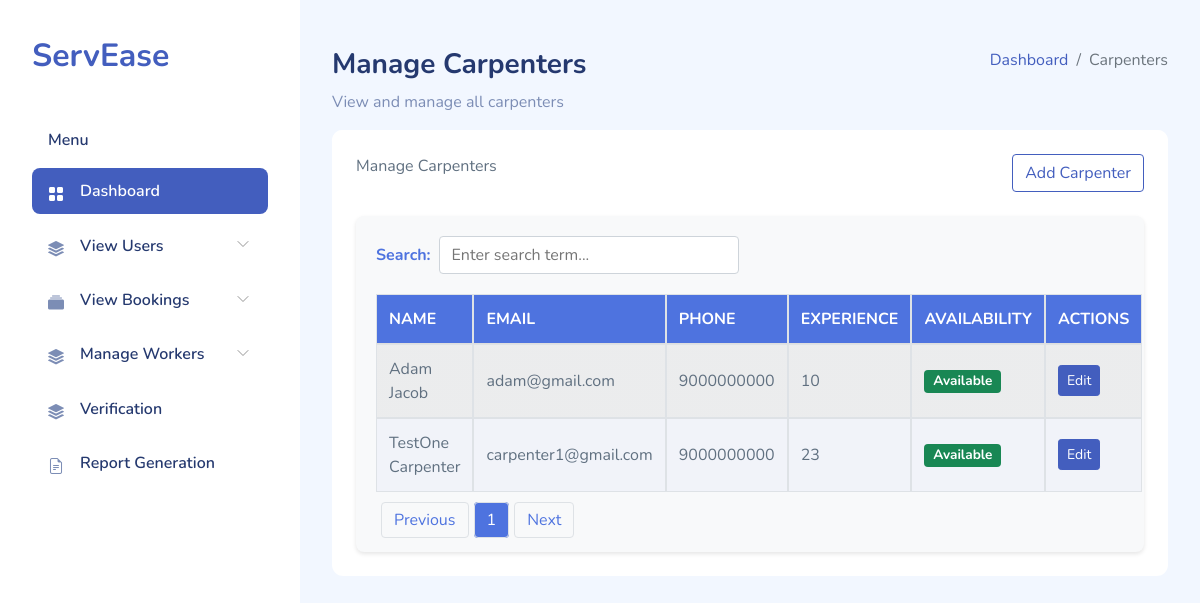
/manage_carpenters/, run on the app's committed database.
### Home_app/models.py (models this page shows)
class Carpenter(models.Model):
    carpenter_id = models.AutoField(primary_key=True)
    user_id = models.ForeignKey(Users, on_delete=models.CASCADE)
    skill_id = models.ForeignKey(Skill, on_delete=models.CASCADE)
    experience = models.IntegerField()
    availability = models.IntegerField(default=0)
    district = models.CharField(max_length=20, blank=True)
    firstname = models.CharField(max_length=50)
    lastname = models.CharField(max_length=50)
    place=models.CharField(max_length=30, blank=True)
    email = models.EmailField()
    phone = models.CharField(max_length=15)
    profilepic = models.ImageField(upload_to='carpenter_pic', null=True, blank=True)
    address = models.TextField()

### Home_app/views.py (the view)
# urls.py: path('manage_carpenters/', views.manage_carpenters, name='manage_carpenters'),
def manage_carpenters(request):
    carpenters = Carpenter.objects.all()  # Fetch all carpenters from the database
    return render(request, 'admin_temp/manage_carpenters.html', {'carpenters': carpenters})

### templates/admin_temp/manage_carpenters.html (shortened to what this page needs)
{% load static %}
<!DOCTYPE html>
<html lang="en">
<head>
    <link rel="stylesheet" href="{% static 'adm_assets/css/bootstrap.css' %}">
    <link rel="stylesheet" href="{% static 'adm_assets/vendors/iconly/bold.css'%}">
    <link rel="stylesheet" href="{% static 'adm_assets/vendors/perfect-scrollbar/perfect-scrollbar.css' %}">
    <link rel="stylesheet" href="{% static 'adm_assets/vendors/bootstrap-icons/bootstrap-icons.css' %}">
    <link rel="stylesheet" href="{% static 'adm_assets/css/app.css' %}">
    <link rel="stylesheet" href="https://cdn.jsdelivr.net/npm/bootstrap-icons@1.7.2/font/bootstrap-icons.css">
</head>
<body>
    <div id="app">
        <div id="sidebar" class="active">
            <div class="sidebar-wrapper active">
                <div class="sidebar-header">
                    <div class="d-flex justify-content-between">
                        <div class="logo">
                            <a href="#">ServEase</a>
                        </div>
                    </div>
                </div>
<div class="sidebar-menu">
    <ul class="menu">
        <li class="sidebar-title">Menu</li>
        <li class="sidebar-item active ">
            <a href="{% url 'dashboard' %}" class='sidebar-link'>
                <i class="bi bi-grid-fill"></i>
                <span>Dashboard</span>
            </a>
        </li>
        <li class="sidebar-item  has-sub">
            <a href="#" class='sidebar-link'>
                <i class="bi bi-stack"></i>
                <span>View Users</span>
            </a>
        </li>
        <li class="sidebar-item  has-sub">
            <a href="#" class='sidebar-link'>
                <i class="bi bi-collection-fill"></i>
                <span>View Bookings</span>
            </a>
        </li>
        <li class="sidebar-item  has-sub">
            <a href="#" class='sidebar-link'>
                <i class="bi bi-stack"></i>
                <span>Manage Workers</span>
            </a>
        </li>
        <li class="sidebar-item ">
            <a href="{%url 'view_verification'%}" class='sidebar-link'>
                <i class="bi bi-stack"></i>
                <span>Verification</span>
            </a>
        </li>
        <li class="sidebar-item ">
            <a href="{% url 'report_generation' %}" class='sidebar-link'>
                <i class="bi bi-file-earmark-text"></i>
                <span>Report Generation</span>
            </a>
        </li>
</div>
</div>
</div>
        <div id="main">
            <div class="page-heading">
                <div class="page-title">
                    <div class="row">
                        <div class="col-12 col-md-6 order-md-1 order-last">
                            <h3>Manage Carpenters</h3>
                            <p class="text-subtitle text-muted">View and manage all carpenters</p>
                        </div>
                        <div class="col-12 col-md-6 order-md-2 order-first">
                            <nav aria-label="breadcrumb" class="breadcrumb-header float-start float-lg-end">
                                <ol class="breadcrumb">
                                    <li class="breadcrumb-item"><a href="{% url 'dashboard' %}">Dashboard</a></li>
                                    <li class="breadcrumb-item active" aria-current="page">Carpenters</li>
                                </ol>
                            </nav>
                        </div>
                    </div>
                </div>
                <section class="section">
                    <div class="card">
                        <div class="card-header">
                            Manage Carpenters
                            <a href="{%url 'add_carpenter'%}" class="btn btn-outline-primary float-start float-lg-end">
                                Add Carpenter
                            </a>
                        </div>
                        <div class="card-body">
                            <table class="table table-striped table-loading" id="table1" style="width:100%">
                                <thead>
                                    <tr>
                                        <th>Name</th>
                                        <th>Email</th>
                                        <th>Phone</th>
                                        <th>Experience</th>
                                        <th>Availability</th>
                                        <th>Actions</th>
                                    </tr>
                                </thead>
                                <tbody>
                                    {% for carpenter in carpenters %}
                                    <tr>
                                        <td>{{ carpenter.firstname }} {{ carpenter.lastname }}</td>
                                        <td>{{ carpenter.email }}</td>
                                        <td>{{ carpenter.phone }}</td>
                                        <td>{{ carpenter.experience }}</td>
                                        <td>
                                            {% if carpenter.availability %}
                                                <span class="badge bg-success">Available</span>
                                            {% else %}
                                                <span class="badge bg-danger">Not Available</span>
                                            {% endif %}
                                        </td>
                                        <td>
                                            <a href="{% url 'edit_carpenter' carpenter.carpenter_id %}" class="btn btn-primary btn-sm">Edit</a>
                                        </td>
                                    </tr>
                                    {% empty %}
                                    <tr>
                                        <td colspan="6">No carpenters found.</td>
                                    </tr>
                                    {% endfor %}
                                </tbody>
                            </table>
                        </div>
                    </div>
                </section>
            </div>
        </div>
    </div>
</body>
</html>

### static/adm_assets/css/app.css (style rules this page uses)
.btn.btn-danger,.btn.btn-info,.btn.btn-primary,.btn.btn-secondary,.btn.btn-success,.btn.btn-warning { color:#fff }
.card { margin-bottom:2.2rem;border:none }
.card .card-header { border:none }
.card .card-header~.card-body { padding-top:0 }
.card .card-body { padding:1.5rem }
#sidebar.active .sidebar-wrapper { left:0 }
.sidebar-wrapper { width:300px;height:100vh;position:fixed;top:0;z-index:10;overflow-y:auto;background-color:#fff;bottom:0;transition:left .5s ease-out }
.sidebar-wrapper .sidebar-header { padding:2rem 2rem 1rem;font-size:2rem;font-weight:700 }
.sidebar-wrapper .menu { margin-top:2rem;padding:0 2rem;font-weight:600 }
.sidebar-wrapper .menu .sidebar-title { padding:0 1rem;margin:1.5rem 0 1rem;font-size:1rem;list-style:none;font-weight:600;color:#25396f }
.sidebar-wrapper .menu .sidebar-link { display:block;padding:.7rem 1rem;font-size:1rem;display:flex;align-items:center;border-radius:.5rem;transition:all .5s;text-decoration:none;color:#25396f }
.sidebar-wrapper .menu .sidebar-link i,.sidebar-wrapper .menu .sidebar-link svg { color:#7c8db5 }
.sidebar-wrapper .menu .sidebar-link span { margin-left:1rem }
.sidebar-wrapper .menu .sidebar-item { list-style:none;margin-top:.5rem;position:relative }
.sidebar-wrapper .menu .sidebar-item.has-sub .sidebar-link:after { position:absolute;color:#ccc;right:15px;top:12px;display:block }
.sidebar-wrapper .menu .sidebar-item.active .sidebar-link { background-color:#435ebe }
.sidebar-wrapper .menu .sidebar-item.active .sidebar-link span { color:#fff }
.sidebar-wrapper .menu .sidebar-item.active .sidebar-link i,.sidebar-wrapper .menu .sidebar-item.active .sidebar-link svg { fill:#fff;color:#fff }
.dataTable-table td,.dataTable-table thead th,.table td,.table thead th { vertical-align:middle }
.dataTable-table:not(.table-borderless) thead th,.table:not(.table-borderless) thead th { border-bottom:1px solid #dedede!important }
.bi { width:1rem;height:1rem }
#main { margin-left:300px;padding:2rem }
.page-heading { margin:0 0 2rem }
.page-heading h3 { font-weight:700 }
a { text-decoration:none }

### templates/admin_temp/manage_carpenters.html (style rules this page uses)
#table1 { border-collapse: separate; border-spacing: 0; width: 100%; }
#table1 th, #table1 td { border: 1px solid #dee2e6; padding: 12px; }
#table1 thead th { background-color: #4e73df; color: white; font-weight: bold; text-transform: uppercase; }
#table1 tbody tr:nth-of-type(even) { background-color: #f1f3f9; }

### data on the page
Carpenter: firstname "Adam", lastname "Jacob", email "adam@gmail.com", phone "9000000000", experience "10", availability "Available"
Carpenter: firstname "TestOne", lastname "Carpenter", email "carpenter1@gmail.com", phone "9000000000", experience "23", availability "Available"
